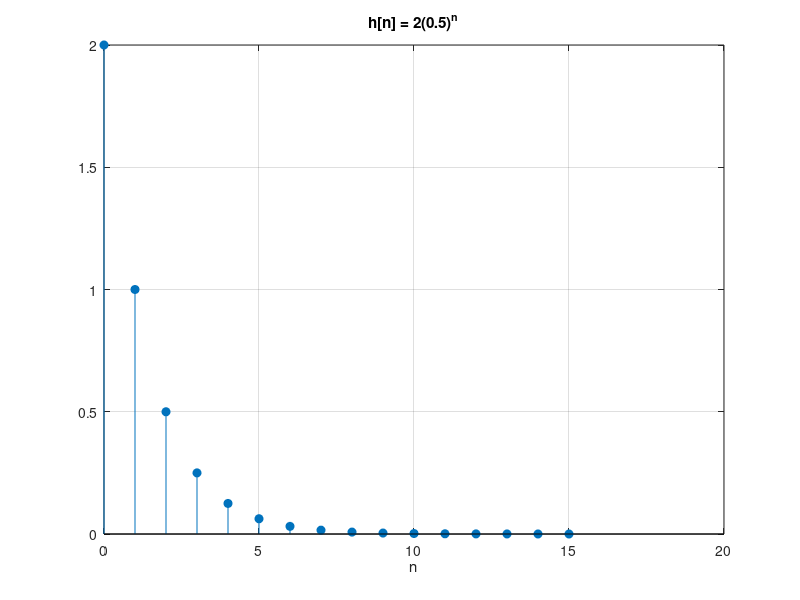
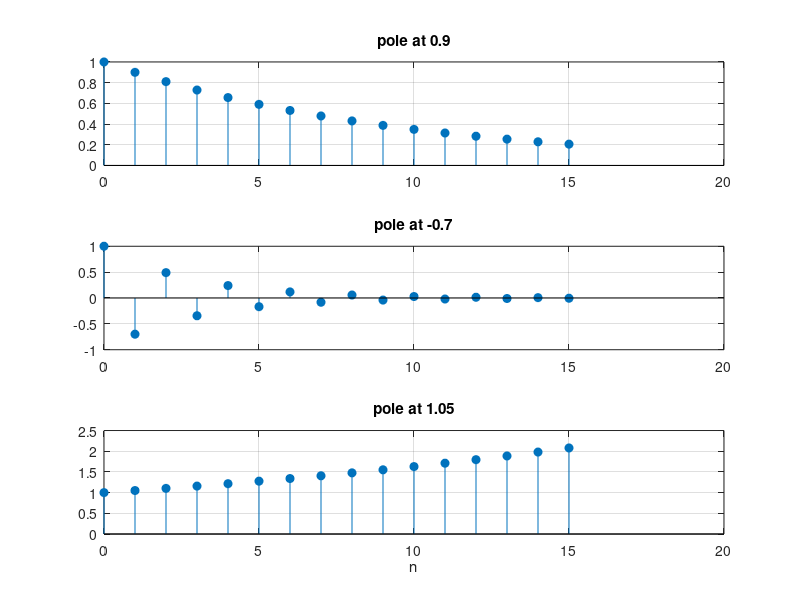

MATLAB code to generate these figures, in order:
% Signals and Systems — Poles, Zeros, System Function and Stability
%title: Poles, Zeros and Stability in z
%ar-title: الأقطاب والأصفار والاستقرار في مستوى z
%lesson: ss-ch6-3
%course: signals-systems

%% The system y[n] = 0.5 y[n-1] + 2 x[n]
%ar: H(z) = 2/(1 − 0.5z^{−1}). في MATLAB نكتب المعاملات بقوى z^{−1}: b = 2، a = [1 −0.5]. القطب جذر المقام: 0.5.
b = 2; a = [1 -0.5];
p = roots(a);
fprintf('pole at %g, |pole| = %g -> stable: %d\n', p, abs(p), all(abs(p) < 1))
%check: abs(p - 0.5) < 1e-12

%% Impulse response with filter
%ar: h[n] = 2(0.5)^n u[n]. filter مع دخل δ.
n = 0:15; h = filter(b, a, double(n == 0));
fprintf('max error vs 2(0.5)^n = %.2e\n', max(abs(h - 2*0.5.^n)))
stem(n, h, 'filled'); grid on; xlabel('n'); title('h[n] = 2(0.5)^n')
%check: max(abs(h - 2*0.5.^n)) < 1e-15

%% Pole location decides the shape
%ar: نقارن ثلاثة أقطاب: 0.9 (يتلاشى ببطء)، −0.7 (يتذبذب ويتلاشى)، 1.05 (ينمو: غير مستقر). كل قطب خارج دائرة الوحدة يعني نظامًا سببيًا غير مستقر.
figure; P = [0.9 -0.7 1.05];
for k = 1:3
    subplot(3,1,k); stem(n, filter(1, [1 -P(k)], double(n == 0)), 'filled'); grid on; title(sprintf('pole at %g', P(k)))
end
xlabel('n')

%%! Project idea: a stability checker for digital filters
%ar: مشروع: أي مرشح IIR مستقر إذا كانت كل جذور a داخل دائرة الوحدة. دالة صغيرة تطبع النتيجة وأبعد قطب. جربها قبل استخدام أي مرشح.
for a = {[1 -0.5], [1 -1.5 0.5], [1 -1 0.5], [1 -2.1 1.1]}
    m = max(abs(roots(a{1})));
    if m < 1, s = 'stable'; else, s = 'NOT stable'; end
    fprintf('a = %-16s max |pole| = %.4f -> %s\n', mat2str(a{1}), m, s)
end
